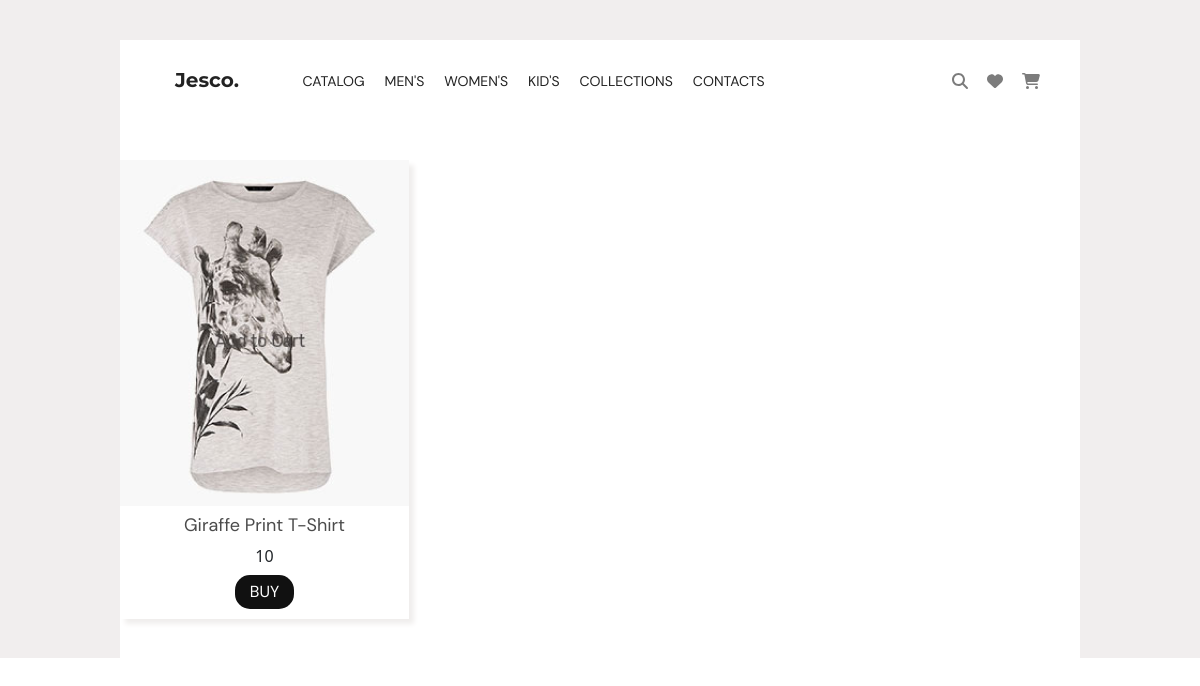
/2, run on the app's committed database.
### web/models.py (models this page shows, shortened)
class Products(models.Model):
    id = models.AutoField('id', primary_key=True)
    title = models.CharField('title', max_length=200, default="")
    id_categories = models.ForeignKey('Categories', on_delete=models.SET_NULL, null=True)
    id_brand = models.ForeignKey('Brands', on_delete=models.SET_NULL, null=True)
    id_type = models.ForeignKey('Type', on_delete=models.SET_NULL, null=True)
    img = models.ImageField(default="")
    price = models.IntegerField('price')
    size = models.ForeignKey('Size', on_delete=models.SET_NULL, null=True)
    is_best_seller = models.BooleanField(default=False)
    is_new_arrivals = models.BooleanField(default=False)
    class Meta:
        verbose_name = 'Товар'
        verbose_name_plural = 'Товары'

### web/views.py (the view)
# urls.py: path('<int:pk>', views.ViewDetailsProduct.as_view(), name= 'view_detail_product')
class ViewDetailsProduct(DetailView):
    model = Products
    template_name = 'web/view_details_product.html'
    context_object_name = 'id'

### templates/web/view_details_product.html (shortened to what this page needs)
{% load static %}
<!DOCTYPE html>
<html lang="en">
<head>
    <link rel="stylesheet" href="{% static 'css/reset.css'%}"/>
    <link rel="stylesheet" href="{% static 'css/style.css'%}"/>
    <link href="{% static 'fontawesome_free/css/all.min.css' %}" rel="stylesheet" type="text/css">
    <link href="{% static 'fontawesomefree/css/fontawesome.css' %}" rel="stylesheet" type="text/css">
    <link href="{% static 'fontawesomefree/css/brands.css' %}" rel="stylesheet" type="text/css">
    <link href="{% static 'fontawesomefree/css/solid.css' %}" rel="stylesheet" type="text/css">
    <link href="{% static 'fontawesomefree/css/regular.css' %}" rel="stylesheet" type="text/css">
    <link href="https://cdn.jsdelivr.net/npm/bootstrap@5.0.2/dist/css/bootstrap.min.css" rel="stylesheet"
>
</head>
<body>
<div class="wrapper">
    {% include 'web/header.html' %}
    <main class="page">
        <section class="page-main__catalog _container ">
            <div class="main-catalog__lists">
                <div class="main-catalog__list">
                    <img src="{{ id.img.url }}" alt="">
                    <div class="product__title">
                        {{ id.title }}
                    </div>
                    <div class="product__desc">
                        {{ id.price  }}
                    </div>
                    <div class="product__buy">
                        <button class="buy_now">
                            BUY
                        </button>
                    </div>
                </div>
            </div>
        </section>
    </main>
</div>
</body>
</html>

### static/css/style.css (style rules this page uses)
body { width: 100%; background: #F1EEEE; }
img { object-fit: cover; }
.wrapper { background: #F1EEEE; padding-top: 50px; min-width: 100%; }
._container { width: 80%; margin: 0 auto; background: #ffff; }
body { background: #dfedee; transition: all 0.5s ease; }
.page-main__catalog { display: flex; flex-direction: row; padding-top: 40px; }
.main-catalog__lists { display: flex; flex-direction: row; flex-wrap: wrap; justify-content: left; }
.main-catalog__list { margin-right: 35px; text-align: center; padding-bottom: 10px; box-shadow: 5px 5px 5px #F0EEED; margin-bottom: 39px; }
.product__title { font-family: DM_Sans_Regular; font-size: 18px; line-height: 18px; color: #4B4B4B; padding: 10px 0; }
.buy_now { margin-top: 7px; background: #111111; color: #FFFFFF; border: none; padding: 5px 15px; border-radius: 15px; font-family: DM_Sans_Regular; }
@media (max-width: 1224px ) { .wrapper { padding-top: 40px; } }

### data on the page
Products: img (picture), title "Giraffe Print T-Shirt", price "10"
